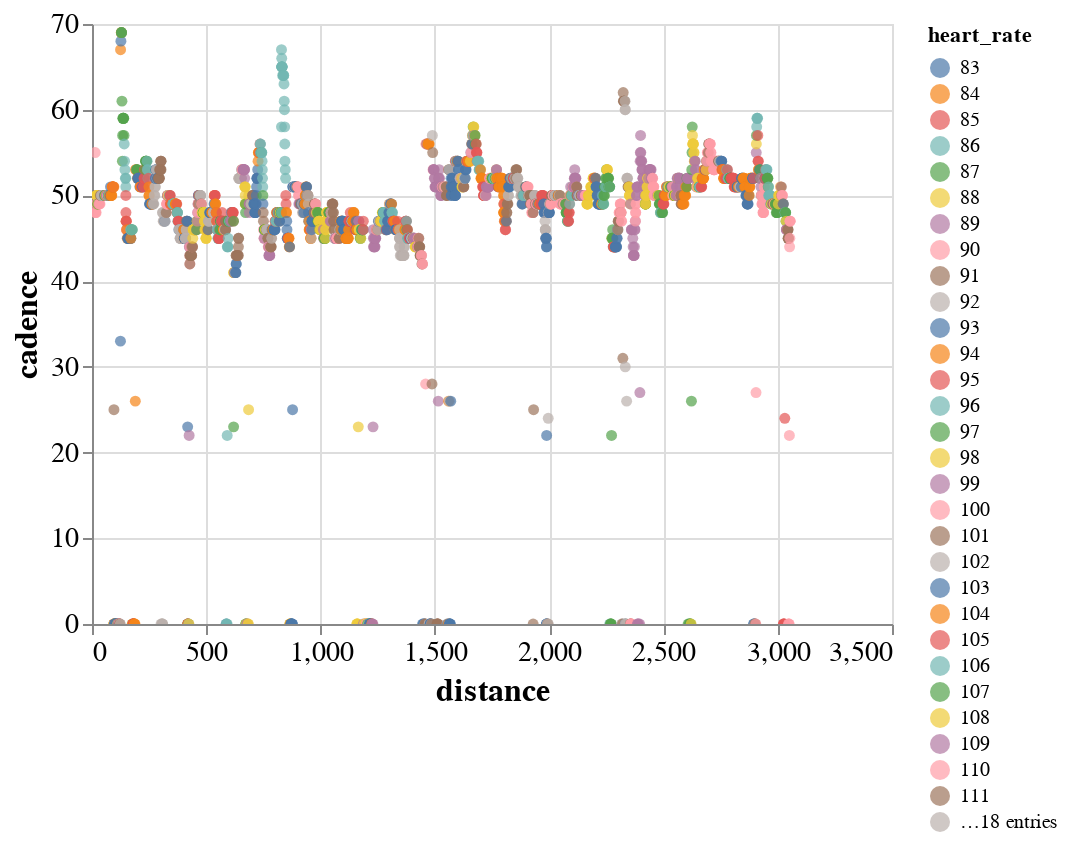

Notebook cell for this chart:
### Code cell
# график
import altair as alt
alt.Chart(record_df).mark_point(
    filled = True
).encode(
    y = 'cadence',
    x = 'distance',
    color = 'heart_rate:N',
    tooltip = 'speed'  # можно добавить всплывающие подсказки со скоростью
).configure_axis(
    labelFontSize=14,  # Изменяем размер шрифта на осях
    titleFontSize=16,  # Изменяем размер шрифта заголовка
).interactive()

### Figure 1 — Vega-Lite specification as saved in the notebook (floating-point values rounded to 4 significant figures; data arrays with more than 128 entries replaced by an {"elided": "..."} marker saying what was removed)
{"config": {"view": {"continuousWidth": 400, "continuousHeight": 300}, "axis": {"labelFontSize": 14, "titleFontSize": 16}}, "data": {"name": "data-8d9bcbb30c9ffe4e0b65a36a5333db67"}, "mark": {"type": "point", "filled": true}, "encoding": {"color": {"field": "heart_rate", "type": "nominal"}, "tooltip": {"field": "speed", "type": "quantitative"}, "x": {"field": "distance", "type": "quantitative"}, "y": {"field": "cadence", "type": "quantitative"}}, "selection": {"selector002": {"type": "interval", "bind": "scales", "encodings": ["x", "y"]}}, "$schema": "https://vega.github.io/schema/vega-lite/v4.17.0.json", "datasets": {"data-8d9bcbb30c9ffe4e0b65a36a5333db67": {"elided": "2746 records"}}}
